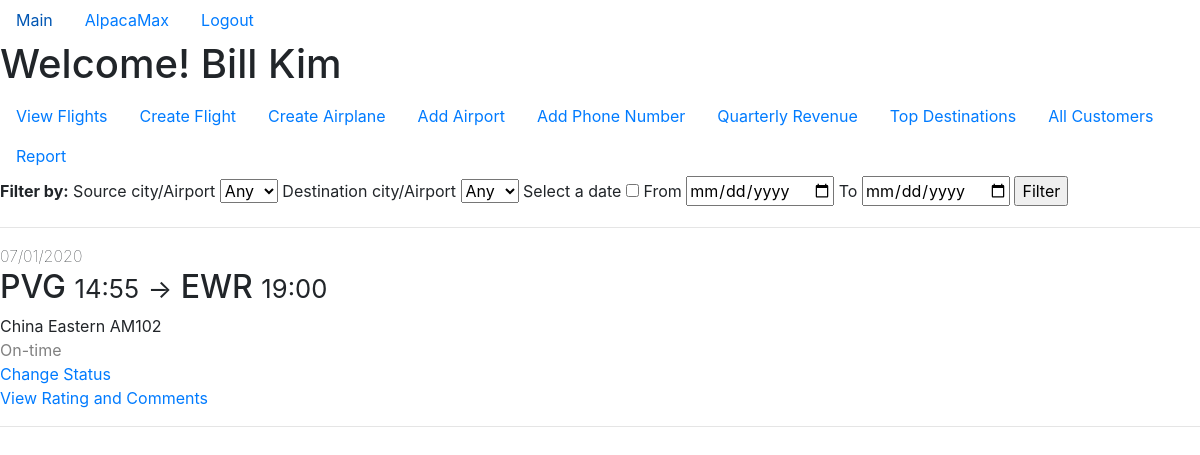
Page /staffFlights (signed in) on the earlier database version.
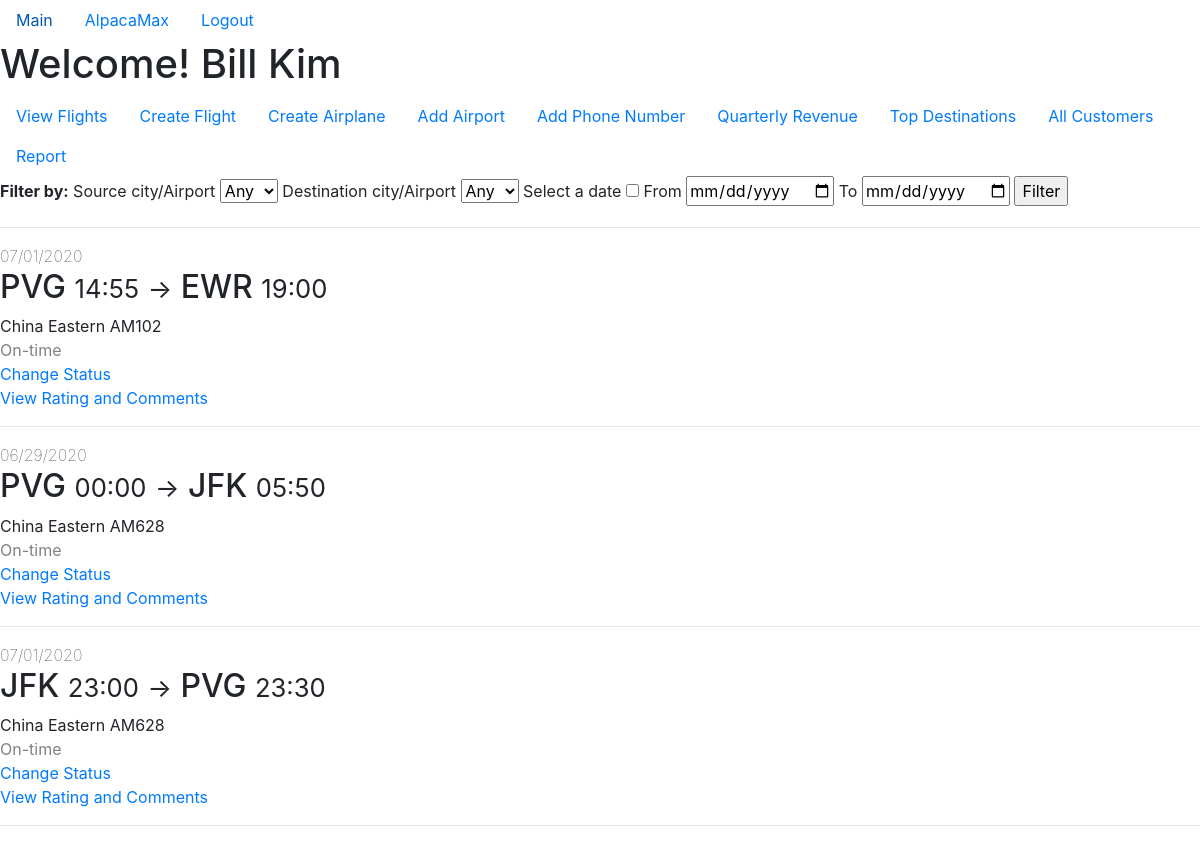
Same page on the later database version.
### app/models.py (models this page shows, shortened)
class Staff(db.Model, UserMixin):
    username = db.Column(db.String(20), primary_key=True)
    password = db.Column(db.String(60), nullable=False)
    first_name = db.Column(db.String(20), nullable=False)
    last_name = db.Column(db.String(20), nullable=False)
    date_of_birth = db.Column(db.Date, nullable=False)
    airline_name = db.Column(db.String(20),
                             db.ForeignKey("airline.name"),
                             nullable=False)
    phones = db.relationship("Phone", backref="staff", lazy=True)
    def get_id(self):
        return self.username
    def get_user_type(self):
        return "Staff"

class Flight(db.Model):
    flight_num = db.Column(db.String(5), primary_key=True)
    depart_datetime = db.Column(db.DateTime, primary_key=True)
    airline_name = db.Column(db.String(20),
                             db.ForeignKey("airplane.airline_name"),
                             primary_key=True)
    depart_airport = db.Column(db.String(20),
                               db.ForeignKey("airport.name"),
                               nullable=False)
    arrival_datetime = db.Column(db.DateTime, nullable=False)
    arrival_airport = db.Column(db.String(20),
                                db.ForeignKey("airport.name"),
                                nullable=False)
    base_price = db.Column(db.Integer, nullable=False)
    airplane_id = db.Column(db.String(5),
                            db.ForeignKey("airplane.id"),
                            nullable=False)
    status = db.Column(db.String(10), nullable=False)
    tickets = db.relationship("Ticket",
                              backref="flight",
                              lazy=True,
                              primaryjoin='''and_(Flight.flight_num==Ticket.flight_num,
                                            Flight.depart_datetime==Ticket.depart_datetime,
                                            Flight.airline_name==Ticket.airline_name)''')

### app/routes.py (the view)
@app.route("/staffFlights", methods=["GET", "POST"])
@login_required
def staff_flights():
    if (current_user.get_user_type() == "Customer"):
        flash("You cannot see these flights!")
        return redirect(url_for("home"))
    form = StaffFlightFilterForm()
    form.create_choices()
    if (form.validate_on_submit()):
        flights = Flight.query.filter(Flight.airline_name==current_user.airline_name)
        if (form.source_city_airport.data != "any"):
            flights = flights.filter(Flight.depart_airport==form.source_city_airport.data)
        if (form.dest_city_airport.data != "any"):
            flights = flights.filter(Flight.arrival_airport==form.dest_city_airport.data)
        if (form.gonna_filter_date.data and form.start_date.data and form.end_date.data):
            flights = flights.filter(Flight.depart_datetime>=to_datetime(form.start_date.data),
                                     Flight.depart_datetime<=to_datetime(form.end_date.data))
    else:
        flights = Flight.query.filter(Flight.airline_name==current_user.airline_name,
                                      Flight.depart_datetime>=datetime.datetime.today(),
                                      Flight.depart_datetime<=datetime.datetime.today() + datetime.timedelta(days=30))
    return render_template("staff_flights.html", form=form, flights=flights.all())

### app/forms.py (shortened to what this page needs)
class StaffFlightFilterForm(FlaskForm):
    start_date = StringField("From")
    end_date = StringField("To")
    source_city_airport = SelectField("Source city/Airport")
    dest_city_airport = SelectField("Destination city/Airport")
    gonna_filter_date = BooleanField("Select a date")
    submit = SubmitField("Filter")
    def create_choices(self):
        choices = [('any', 'Any')] + [(airport.name, airport.name) for airport in Airport.query.all()]
        self.source_city_airport.choices = choices
        self.dest_city_airport.choices = choices

### app/models.py (called while the page is built)
@login_manager.user_loader
def load_user(user_id):
    result = Staff.query.get(user_id)
    if (result is None):
        return Customer.query.get(user_id)
    else:
        return result

### app/templates/staff_flights.html (shortened to what this page needs)
{% extends 'staff_layout.html' %}
{% block home_content %}
<form method="POST" action"">
    <label style="font-weight:bold">Filter by: </label>
    {{ form.source_city_airport.label() }}
    {{ form.source_city_airport() }}
    {{ form.dest_city_airport.label() }}
    {{ form.dest_city_airport() }}
    {{ form.gonna_filter_date.label() }}
    {{ form.gonna_filter_date() }}
    {{ form.start_date.label() }}
    {{ form.start_date(type="date") }}
    {{ form.end_date.label() }}
    {{ form.end_date(type="date") }}
    {{ form.submit() }}
</form>
<hr>
{% for flight in flights %}
    <div>
        <span style="font-weight:lighter">{{ flight.depart_datetime.strftime("%m/%d/%Y") }}</span><br>
        <h2>
            {{ flight.depart_airport }}
            <small>{{ flight.depart_datetime.strftime("%H:%M") }}</small>
            <small>-></small>
            {{ flight.arrival_airport }}
            <small>{{ flight.arrival_datetime.strftime("%H:%M") }}</small>
        </h2>
        <span>{{ flight.airline_name }} {{ flight.airplane_id }}</span><br>
        <span style="color:gray">{{ flight.status }}</span><br>
        <a href="{{ url_for('change_status', source_city=flight.source_city, depart_datetime=flight.depart_datetime) }}">Change Status</a><br>
        <a href="{{ url_for('view_comments', source_city=flight.source_city, depart_datetime=flight.depart_datetime) }}">View Rating and Comments</a>
    </div>
    <hr>
{% endfor %}
{% endblock %}

### app/templates/staff_layout.html
{% extends "layout.html" %}
{% block content %}
    <h1>Welcome! {{ current_user.first_name }} {{ current_user.last_name }}</h1>
    <ul class="nav">
        <li class="nav-item">
            <a class="nav-link" href="{{ url_for('staff_flights') }}"">View Flights</a>
        </li>
        <li class="nav-item">
            <a class="nav-link" href="{{ url_for('create_flight') }}">Create Flight</a>
        </li>
        <li class="nav-item">
            <a class="nav-link" href="{{ url_for('create_airplane') }}">Create Airplane</a>
        </li>
        <li class="nav-item">
            <a class="nav-link" href="{{ url_for('add_airport') }}">Add Airport</a>
        </li>
        <li class="nav-item">
            <a class="nav-link" href="{{ url_for('add_phone_number') }}">Add Phone Number</a>
        </li>
        <li class="nav-item">
            <a class="nav-link" href="{{ url_for('quarterly_revenue_earned') }}">Quarterly Revenue</a>
        </li>
        <li class="nav-item">
            <a class="nav-link" href="{{ url_for('top_destinations') }}">Top Destinations</a>
        </li>
        <li class="nav-item">
            <a class="nav-link" href="{{ url_for('all_customers') }}">All Customers</a>
        </li>
        <li class="nav-item">
            <a class="nav-link" href="{{ url_for('report') }}">Report</a>
        </li>
    </ul>
    {% block home_content %}{% endblock %}
{% endblock content %}

### app/templates/layout.html (shortened to what this page needs)
<!DOCTYPE html>
<html lang="en">
<head>
    <link rel="stylesheet" href="https://stackpath.bootstrapcdn.com/bootstrap/4.4.1/css/bootstrap.min.css">
    <link rel="stylesheet" href="https://cdnjs.cloudflare.com/ajax/libs/Chart.js/2.9.3/Chart.min.css" />
</head>
<body>
    <ul class="nav">
        <li class="nav-item">
            <a class="nav-link" href="{{ url_for('home') }}">Main</a>
        </li>
        {% if current_user.is_authenticated %}
            <li class="nav-item">
                {% if current_user.get_user_type() == "Customer" %}
                    <a class="nav-link" href="{{ url_for('customer_future_flights') }}">{{ current_user.get_id() }}</a>
                {% else %}
                    <a class="nav-link" href="{{ url_for('staff_flights') }}">{{ current_user.get_id() }}</a>
                {% endif %}
            </li>
            <li class="nav-item">
                <a class="nav-link" href="{{ url_for('logout') }}">Logout</a>
            </li>
        {% endif %}
    </ul>
    {% block content %}{% endblock %}
</body>
</html>

Differences in the rows shown:
added Flight: depart_datetime "06/29/2020", depart_airport "PVG", depart_datetime "00:00", arrival_airport "JFK", arrival_datetime "05:50", airline_name "China Eastern", airplane_id "AM628", status "On-time"
added Flight: depart_datetime "07/01/2020", depart_airport "JFK", depart_datetime "23:00", arrival_airport "PVG", arrival_datetime "23:30", airline_name "China Eastern", airplane_id "AM628", status "On-time"
